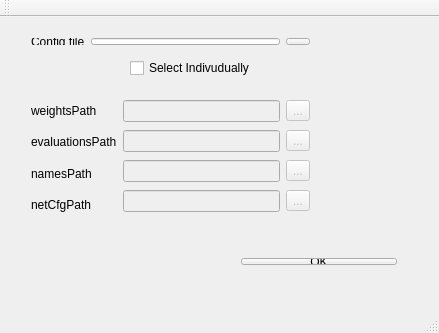
<?xml version="1.0" encoding="UTF-8"?>
<ui version="4.0">
 <class>appconfig</class>
 <widget class="QMainWindow" name="appconfig">
  <property name="geometry">
   <rect>
    <x>0</x>
    <y>0</y>
    <width>439</width>
    <height>333</height>
   </rect>
  </property>
  <property name="windowTitle">
   <string>appconfig</string>
  </property>
  <widget class="QWidget" name="centralWidget">
   <widget class="QWidget" name="layoutWidget">
    <property name="geometry">
     <rect>
      <x>230</x>
      <y>230</y>
      <width>178</width>
      <height>29</height>
     </rect>
    </property>
    <layout class="QHBoxLayout" name="horizontalLayout_12">
     <item>
      <widget class="QPushButton" name="pushButton_ok">
       <property name="text">
        <string>OK</string>
       </property>
      </widget>
     </item>
    </layout>
   </widget>
   <widget class="QCheckBox" name="checkBox">
    <property name="geometry">
     <rect>
      <x>130</x>
      <y>40</y>
      <width>161</width>
      <height>22</height>
     </rect>
    </property>
    <property name="text">
     <string>Select Indivudually</string>
    </property>
    <property name="tristate">
     <bool>false</bool>
    </property>
   </widget>
   <widget class="QWidget" name="layoutWidget_2">
    <property name="geometry">
     <rect>
      <x>20</x>
      <y>70</y>
      <width>301</width>
      <height>141</height>
     </rect>
    </property>
    <layout class="QHBoxLayout" name="horizontalLayout_13">
     <item>
      <layout class="QVBoxLayout" name="verticalLayout_3">
       <item>
        <widget class="QLabel" name="label_6">
         <property name="text">
          <string>weightsPath</string>
         </property>
        </widget>
       </item>
       <item>
        <widget class="QLabel" name="label_7">
         <property name="text">
          <string>evaluationsPath</string>
         </property>
        </widget>
       </item>
       <item>
        <widget class="QLabel" name="label_8">
         <property name="text">
          <string>namesPath</string>
         </property>
        </widget>
       </item>
       <item>
        <widget class="QLabel" name="label_9">
         <property name="text">
          <string>netCfgPath</string>
         </property>
        </widget>
       </item>
      </layout>
     </item>
     <item>
      <layout class="QVBoxLayout" name="verticalLayout_4">
       <item>
        <layout class="QHBoxLayout" name="horizontalLayout_3">
         <item>
          <widget class="QLineEdit" name="lineEdit_weights">
           <property name="enabled">
            <bool>false</bool>
           </property>
          </widget>
         </item>
         <item>
          <widget class="QToolButton" name="toolButton_weights">
           <property name="enabled">
            <bool>false</bool>
           </property>
           <property name="text">
            <string>...</string>
           </property>
          </widget>
         </item>
        </layout>
       </item>
       <item>
        <layout class="QHBoxLayout" name="horizontalLayout_14">
         <item>
          <widget class="QLineEdit" name="lineEdit_eval">
           <property name="enabled">
            <bool>false</bool>
           </property>
          </widget>
         </item>
         <item>
          <widget class="QToolButton" name="toolButton_eval">
           <property name="enabled">
            <bool>false</bool>
           </property>
           <property name="text">
            <string>...</string>
           </property>
          </widget>
         </item>
        </layout>
       </item>
       <item>
        <layout class="QHBoxLayout" name="horizontalLayout_15">
         <item>
          <widget class="QLineEdit" name="lineEdit_names">
           <property name="enabled">
            <bool>false</bool>
           </property>
          </widget>
         </item>
         <item>
          <widget class="QToolButton" name="toolButton_names">
           <property name="enabled">
            <bool>false</bool>
           </property>
           <property name="text">
            <string>...</string>
           </property>
          </widget>
         </item>
        </layout>
       </item>
       <item>
        <layout class="QHBoxLayout" name="horizontalLayout_16">
         <item>
          <widget class="QLineEdit" name="lineEdit_cfg">
           <property name="enabled">
            <bool>false</bool>
           </property>
          </widget>
         </item>
         <item>
          <widget class="QToolButton" name="toolButton_cfg">
           <property name="enabled">
            <bool>false</bool>
           </property>
           <property name="text">
            <string>...</string>
           </property>
          </widget>
         </item>
        </layout>
       </item>
      </layout>
     </item>
    </layout>
   </widget>
   <widget class="QWidget" name="layoutWidget_3">
    <property name="geometry">
     <rect>
      <x>20</x>
      <y>10</y>
      <width>301</width>
      <height>29</height>
     </rect>
    </property>
    <layout class="QHBoxLayout" name="horizontalLayout_4">
     <item>
      <widget class="QLabel" name="label_10">
       <property name="text">
        <string>Config file</string>
       </property>
      </widget>
     </item>
     <item>
      <widget class="QLineEdit" name="lineEdit_appconfig"/>
     </item>
     <item>
      <widget class="QToolButton" name="toolButton_appconfig">
       <property name="text">
        <string>...</string>
       </property>
      </widget>
     </item>
    </layout>
   </widget>
  </widget>
  <widget class="QMenuBar" name="menuBar">
   <property name="geometry">
    <rect>
     <x>0</x>
     <y>0</y>
     <width>439</width>
     <height>25</height>
    </rect>
   </property>
  </widget>
  <widget class="QToolBar" name="mainToolBar">
   <attribute name="toolBarArea">
    <enum>TopToolBarArea</enum>
   </attribute>
   <attribute name="toolBarBreak">
    <bool>false</bool>
   </attribute>
  </widget>
  <widget class="QStatusBar" name="statusBar"/>
 </widget>
 <layoutdefault spacing="6" margin="11"/>
 <resources/>
 <connections/>
</ui>
